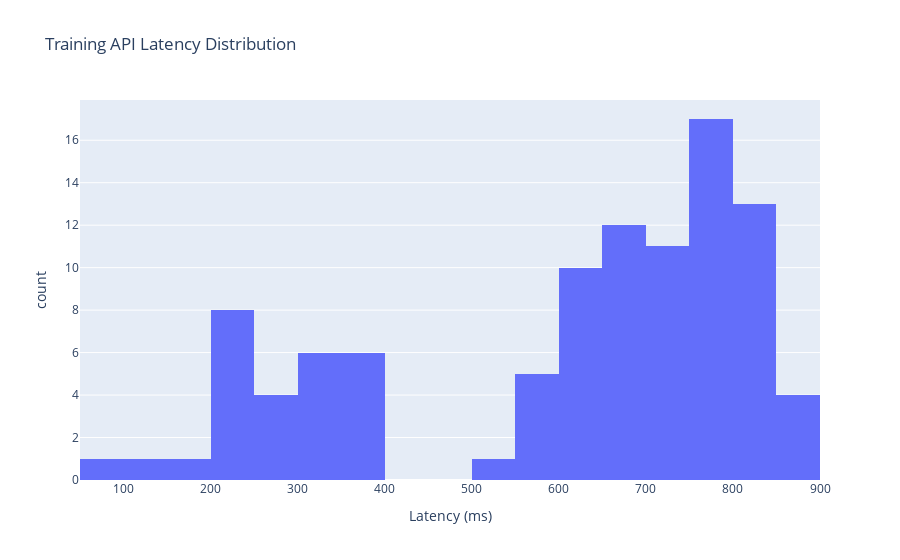
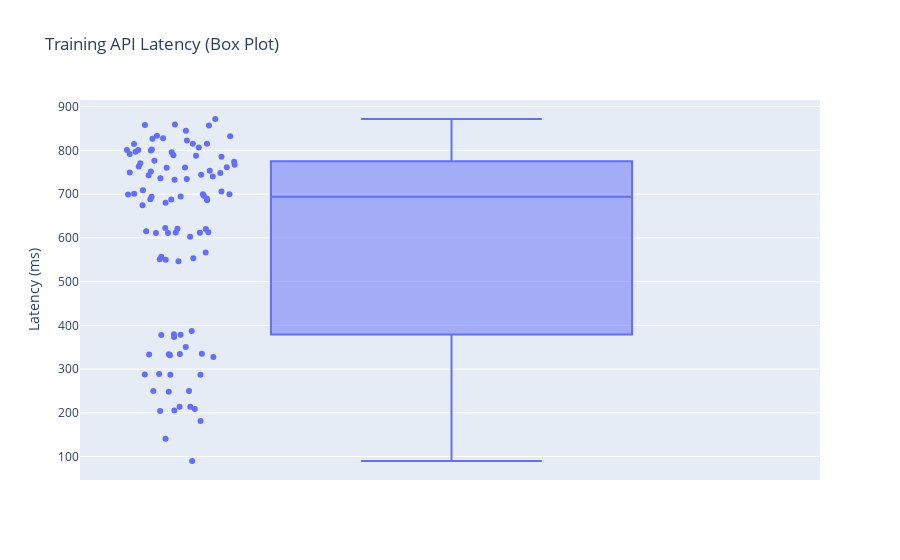

Notebook cell for these charts, in order:
### Code cell
# Latency distribution
fig_hist = px.histogram(
    df,
    x="delta_ms",
    nbins=30,
    title="Training API Latency Distribution",
    labels={"delta_ms": "Latency (ms)"},
)

fig_hist.show()

fig_box = px.box(
    df,
    y="delta_ms",
    points="all",
    title="Training API Latency (Box Plot)",
    labels={"delta_ms": "Latency (ms)"},
)

fig_box.show()

### Figure 1 — Plotly figure (JSON) as saved in the notebook; plotly's stock layout.template omitted (floating-point values rounded to 4 significant figures)
{"data": [{"alignmentgroup": "True", "bingroup": "x", "hovertemplate": "Latency (ms)=%{x}<br>count=%{y}<extra></extra>", "legendgroup": "", "marker": {"color": "#636efa", "pattern": {"shape": ""}}, "name": "", "nbinsx": 30, "offsetgroup": "", "orientation": "v", "showlegend": false, "type": "histogram", "x": [89.86, 140.9, 181.1, 203.9, 213.8, 213.8, 248.2, 208.5, 249.8, 249.9, 287.5, 287.2, 286.8, 289.0, 205.5, 333.9, 327.5, 334.3, 335.0, 333.6, 331.7, 350.2, 378.2, 379.7, 378.4, 386.8, 546.8, 550.1, 551.1, 557.1, 553.3, 566.4, 373.3, 612.6, 622.6, 602.6, 620.0, 612.4, 611.2, 621.1, 615.4, 611.5, 687.9, 674.4, 696.1, 693.7, 700.8, 611.1, 685.9, 708.9, 705.8, 694.4, 761.3, 748.2, 680.3, 699.7, 688.3, 760.2, 749.7, 699.2, 753.2, 733.1, 699.9, 740.1, 744.3, 736.5, 734.3, 761.1, 767.0, 763.2, 690.2, 785.5, 787.5, 743.2, 795.7, 800.7, 751.5, 814.5, 871.7, 774.1, 788.6, 799.7, 857.9, 801.1, 791.5, 859.3, 801.8, 770.4, 826.7, 832.5, 776.5, 856.9, 844.9, 815.0, 796.7, 833.7, 822.4, 815.0, 827.9, 806.8], "xaxis": "x", "yaxis": "y"}], "layout": {"barmode": "relative", "legend": {"tracegroupgap": 0}, "title": {"text": "Training API Latency Distribution"}, "xaxis": {"anchor": "y", "domain": [0, 1], "title": {"text": "Latency (ms)"}}, "yaxis": {"anchor": "x", "domain": [0, 1], "title": {"text": "count"}}}}

### Figure 2 — Plotly figure (JSON) as saved in the notebook; plotly's stock layout.template omitted (floating-point values rounded to 4 significant figures)
{"data": [{"alignmentgroup": "True", "boxpoints": "all", "hovertemplate": "Latency (ms)=%{y}<extra></extra>", "legendgroup": "", "marker": {"color": "#636efa"}, "name": "", "notched": false, "offsetgroup": "", "orientation": "v", "showlegend": false, "type": "box", "x0": " ", "xaxis": "x", "y": [89.86, 140.9, 181.1, 203.9, 213.8, 213.8, 248.2, 208.5, 249.8, 249.9, 287.5, 287.2, 286.8, 289.0, 205.5, 333.9, 327.5, 334.3, 335.0, 333.6, 331.7, 350.2, 378.2, 379.7, 378.4, 386.8, 546.8, 550.1, 551.1, 557.1, 553.3, 566.4, 373.3, 612.6, 622.6, 602.6, 620.0, 612.4, 611.2, 621.1, 615.4, 611.5, 687.9, 674.4, 696.1, 693.7, 700.8, 611.1, 685.9, 708.9, 705.8, 694.4, 761.3, 748.2, 680.3, 699.7, 688.3, 760.2, 749.7, 699.2, 753.2, 733.1, 699.9, 740.1, 744.3, 736.5, 734.3, 761.1, 767.0, 763.2, 690.2, 785.5, 787.5, 743.2, 795.7, 800.7, 751.5, 814.5, 871.7, 774.1, 788.6, 799.7, 857.9, 801.1, 791.5, 859.3, 801.8, 770.4, 826.7, 832.5, 776.5, 856.9, 844.9, 815.0, 796.7, 833.7, 822.4, 815.0, 827.9, 806.8], "y0": " ", "yaxis": "y"}], "layout": {"boxmode": "group", "legend": {"tracegroupgap": 0}, "title": {"text": "Training API Latency (Box Plot)"}, "xaxis": {"anchor": "y", "domain": [0, 1]}, "yaxis": {"anchor": "x", "domain": [0, 1], "title": {"text": "Latency (ms)"}}}}
